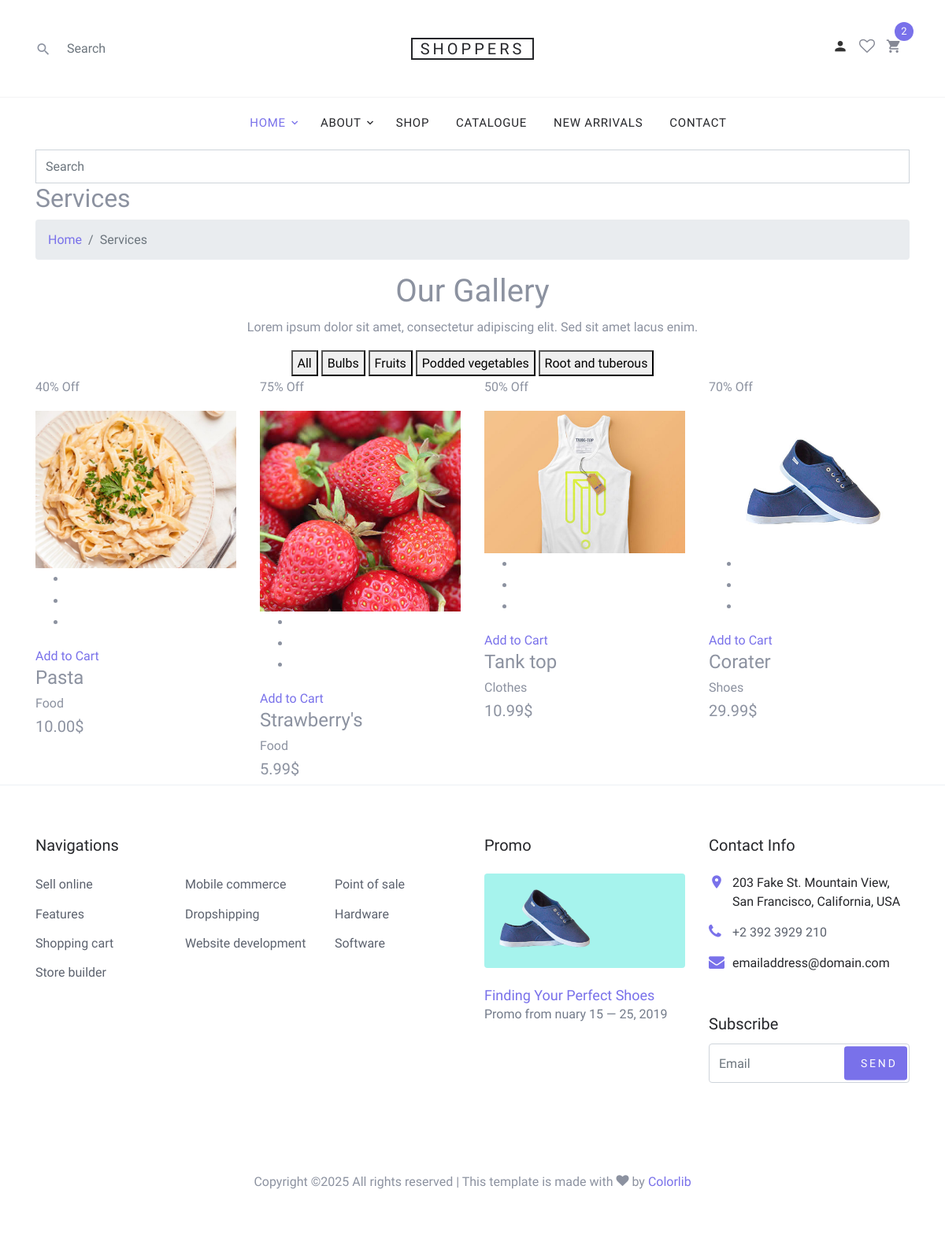
Screenshot of /products/ with the database file from the repository.
### Commerce/models.py (models this page shows, shortened)
class Product(models.Model):
    pid = ShortUUIDField(unique=True, length=10, max_length=30, prefix="pro", alphabet="abcdefgh123456")
    title = models.CharField(max_length=100, default="Product Name")
    image = models.ImageField(upload_to=user_directory_path, default="product.jpg")
    description = models.TextField(null=True, blank=True, default="This is the product")
    vendor = models.ForeignKey(vendor, on_delete=models.SET_NULL, null=True)
    user = models.ForeignKey(User, on_delete=models.SET_NULL, null=True)
    Category = models.ForeignKey(Category, on_delete=models.SET_NULL, null=True)
    price = models.DecimalField(max_digits=99999999999999999, decimal_places=2, default="1.99")
    old_price = models.DecimalField(max_digits=99999999999999999, decimal_places=2, default="2.99")
    specifications = models.TextField(null=True,blank=True )
    product_status = models.CharField(choices=STATUS, max_length=10, default="in_revew")
    status = models.BooleanField(default=True)
    in_stock = models.BooleanField(default=True)
    featured = models.BooleanField(default=False)
    digital = models.BooleanField(default=False)
    sku = ShortUUIDField(unique=True, length=4, max_length=20, prefix="sku", alphabet="1234567890")
    date = models.DateTimeField(auto_now_add=True)
    updated = models.DateTimeField(null=True, blank=True)
    class Meta:
        verbose_name_plural = "Products"
    def get_percentage(self):
        new_price = (self.price / self.old_price) * 100
        return new_price

class Category(models.Model):
    cid = ShortUUIDField(unique=True, length=10, max_length=30, prefix="cat", alphabet="abcdefgh123456")
    title = models.CharField(max_length=100)
    image = models.ImageField(upload_to="Category")
    class Meta:
        verbose_name_plural = "Categories"

### Commerce/views.py (the view)
# urls.py: path("products/", product_list_view, name="product-list")
def product_list_view(request):
    products = Product.objects.filter(product_status ="published")
    context = {
        "products":products
    }
    return render(request, 'Commerce/product-list.html', context)

### templates/Commerce/product-list.html (shortened to what this page needs)
{% extends 'partials/base.html' %}
{% load static %}
{% block content %}
    <div class="top-search">
        <div class="container">
            <div class="input-group">
                <input type="text" class="form-control" placeholder="Search">
            </div>
        </div>
    </div>
    <div class="all-title-box">
        <div class="container">
            <div class="row">
                <div class="col-lg-12">
                    <h2>Services</h2>
                    <ul class="breadcrumb">
                        <li class="breadcrumb-item"><a href="#">Home</a></li>
                        <li class="breadcrumb-item active">Services</li>
                    </ul>
                </div>
            </div>
        </div>
    </div>
    <div class="products-box">
        <div class="container">
            <div class="row">
                <div class="col-lg-12">
                    <div class="title-all text-center">
                        <h1>Our Gallery</h1>
                        <p>Lorem ipsum dolor sit amet, consectetur adipiscing elit. Sed sit amet lacus enim.</p>
                    </div>
                </div>
            </div>
            <div class="row">
                <div class="col-lg-12">
                    <div class="special-menu text-center">
                        <div class="button-group filter-button-group">
                            <button class="active" data-filter="*">All</button>
                            <button data-filter=".bulbs">Bulbs</button>
                            <button data-filter=".fruits">Fruits</button>
							<button data-filter=".podded-vegetables">Podded vegetables</button>
							<button data-filter=".root-and-tuberous">Root and tuberous</button>
                        </div>
                    </div>
                </div>
            </div>
            <div class="row special-list">
                {% for p in products %}
                <div class="col-lg-3 col-md-6 special-grid best-seller">
                    <div class="products-single fix">
                        <div class="box-img-hover">
                            <div class="type-lb">
                                <p class="sale">{{ p.get_percentage|floatformat:0 }}% Off</p>
                            </div>
                            <img src="{{ p.image.url }}" class="img-fluid" alt="Image">
                            <div class="mask-icon">
                                <ul>
                                    <li><a href="#" data-toggle="tooltip" data-placement="right" title="View"></a></li>
                                    <li><a href="#" data-toggle="tooltip" data-placement="right" title="Compare"></a></li>
                                    <li><a href="#" data-toggle="tooltip" data-placement="right" title="Add to Wishlist"></a></li>
                                </ul>
                                <a class="cart" href="#">Add to Cart</a>
                            </div>
                        </div>
                        <div class="why-text">
                            <h4>{{ p.title }}</h4>
                            <h6>{{ p.Category.title }} </h6>
                            <h5>{{ p.price }}$ </h5>
                        </div>
                    </div>
                </div>
                {% endfor %}
            </div>
        </div>
    </div>
 {% endblock content %}

### templates/partials/base.html (shortened to what this page needs)
{% load static %}
<!DOCTYPE html>
<html lang="en">
  <head>
    <link rel="stylesheet" href="{% static 'assets/fonts/icomoon/style.css' %}">
    <link rel="stylesheet" href="{% static 'assets/css/bootstrap.min.css' %}">
    <link rel="stylesheet" href="{% static 'assets/css/magnific-popup.css' %}">
    <link rel="stylesheet" href="{% static 'assets/css/jquery-ui.css' %}">
    <link rel="stylesheet" href="{% static 'assets/css/owl.carousel.min.css' %}">
    <link rel="stylesheet" href="{% static 'assets/css/owl.theme.default.min.css' %}">
    <link rel="stylesheet" href="{% static 'assets/css/aos.css' %}">
    <link rel="stylesheet" href="{% static 'assets/css/style.css' %}">
  </head>
  <body>
  <div class="site-wrap">
    <header class="site-navbar" role="banner">
      <div class="site-navbar-top">
        <div class="container">
          <div class="row align-items-center">
            <div class="col-6 col-md-4 order-2 order-md-1 site-search-icon text-left">
              <form action="" class="site-block-top-search">
                <span class="icon icon-search2"></span>
                <input type="text" class="form-control border-0" placeholder="Search">
              </form>
            </div>
            <div class="col-12 mb-3 mb-md-0 col-md-4 order-1 order-md-2 text-center">
              <div class="site-logo">
                <a href="index.html" class="js-logo-clone">Shoppers</a>
              </div>
            </div>
            <div class="col-6 col-md-4 order-3 order-md-3 text-right">
              <div class="site-top-icons">
                <ul>
                  <li class="account-dropdown">
  <a href="#" class="account-toggle" id="accountDropdownToggle" onclick="toggleDropdown(event)">
    <span class="icon icon-person"></span>
  </a>
</li>
                  <li><a href="#"><span class="icon icon-heart-o"></span></a></li>
                  <li>
                    <a href="cart.html" class="site-cart">
                      <span class="icon icon-shopping_cart"></span>
                      <span class="count">2</span>
                    </a>
                  </li>
                </ul>
              </div>
            </div>
          </div>
        </div>
      </div>
      <nav class="site-navigation text-right text-md-center" role="navigation">
        <div class="container">
          <ul class="site-menu js-clone-nav d-none d-md-block">
            <li class="has-children active">
              <a href="index.html">Home</a>
            </li>
            <li class="has-children">
              <a href="about.html">About</a>
            </li>
            <li><a href="shop.html">Shop</a></li>
            <li><a href="#">Catalogue</a></li>
            <li><a href="#">New Arrivals</a></li>
            <li><a href="contact.html">Contact</a></li>
          </ul>
        </div>
      </nav>
    </header>
        {% block content %}
        {% endblock content %}
    <footer class="site-footer border-top">
      <div class="container">
        <div class="row">
          <div class="col-lg-6 mb-5 mb-lg-0">
            <div class="row">
              <div class="col-md-12">
                <h3 class="footer-heading mb-4">Navigations</h3>
              </div>
              <div class="col-md-6 col-lg-4">
                <ul class="list-unstyled">
                  <li><a href="#">Sell online</a></li>
                  <li><a href="#">Features</a></li>
                  <li><a href="#">Shopping cart</a></li>
                  <li><a href="#">Store builder</a></li>
                </ul>
              </div>
              <div class="col-md-6 col-lg-4">
                <ul class="list-unstyled">
                  <li><a href="#">Mobile commerce</a></li>
                  <li><a href="#">Dropshipping</a></li>
                  <li><a href="#">Website development</a></li>
                </ul>
              </div>
              <div class="col-md-6 col-lg-4">
                <ul class="list-unstyled">
                  <li><a href="#">Point of sale</a></li>
                  <li><a href="#">Hardware</a></li>
                  <li><a href="#">Software</a></li>
                </ul>
              </div>
            </div>
          </div>
          <div class="col-md-6 col-lg-3 mb-4 mb-lg-0">
            <h3 class="footer-heading mb-4">Promo</h3>
            <a href="#" class="block-6">
              <img src="{% static 'assets/images/hero_1.jpg' %}" alt="Image placeholder" class="img-fluid rounded mb-4">
              <h3 class="font-weight-light  mb-0">Finding Your Perfect Shoes</h3>
              <p>Promo from  nuary 15 &mdash; 25, 2019</p>
            </a>
          </div>
          <div class="col-md-6 col-lg-3">
            <div class="block-5 mb-5">
              <h3 class="footer-heading mb-4">Contact Info</h3>
              <ul class="list-unstyled">
                <li class="address">203 Fake St. Mountain View, San Francisco, California, USA</li>
                <li class="phone"><a href="tel://23923929210">+2 392 3929 210</a></li>
                <li class="email">emailaddress@domain.com</li>
              </ul>
            </div>
            <div class="block-7">
              <form action="#" method="post">
                <label for="email_subscribe" class="footer-heading">Subscribe</label>
                <div class="form-group">
                  <input type="text" class="form-control py-4" id="email_subscribe" placeholder="Email">
                  <input type="submit" class="btn btn-sm btn-primary" value="Send">
                </div>
              </form>
            </div>
          </div>
        </div>
        <div class="row pt-5 mt-5 text-center">
          <div class="col-md-12">
            <p>
            Copyright &copy; All rights reserved | This template is made with <i class="icon-heart" aria-hidden="true"></i> by <a href="https://colorlib.com" target="_blank" class="text-primary">Colorlib</a>
            </p>
          </div>
        </div>
      </div>
    </footer>
  </div>
  </body>
</html>

### rows the page displays
Product: get_percentage "40", image (picture), title "Pasta", Category "Food", price "10.00"
Product: get_percentage "75", image (picture), title "Strawberry's", Category "Food", price "5.99"
Product: get_percentage "50", image (picture), title "Tank top", Category "Clothes", price "10.99"
Product: get_percentage "70", image (picture), title "Corater", Category "Shoes", price "29.99"
